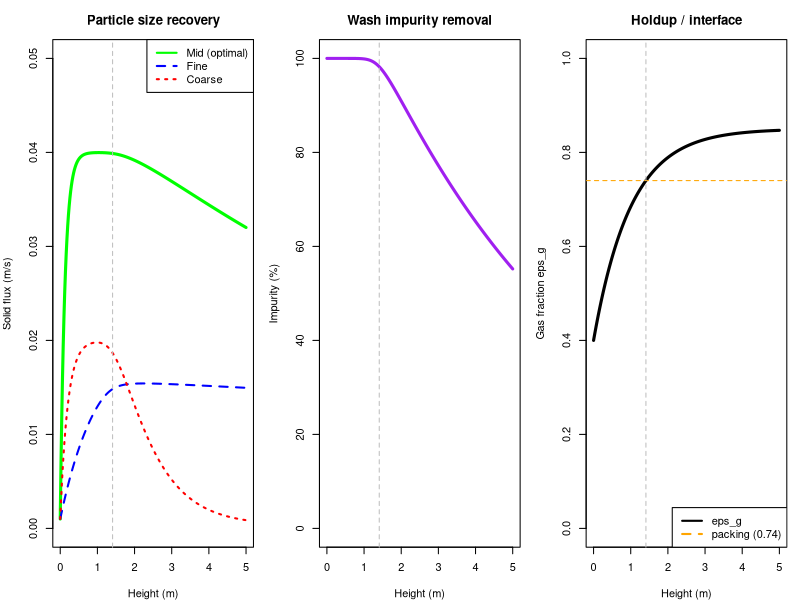

The R script that drew this image:
library(deSolve)

# =====================================================================
# SCRIPT 1: STEADY-STATE PSD & CHANNELING MODEL (foam wash column)
# =====================================================================
# Marches a lumped steady-state model up the column height z. The liquid
# holdup eps_l(z) is now a STATE VARIABLE (drainage profile), so the
# foam-liquid interface, the foam regimes, and the pressure flood limit are
# all EMERGENT instead of hard-coded.
#
# Regime is set by the local gas fraction eps_g = 1 - eps_l:
#   eps_g <  0.74           bubbly liquid POOL      -> particle ATTACHMENT
#   0.74 <= eps_g < ~0.90   wet ("snow-globe") foam -> detach + wash
#   eps_g >= ~0.90          drier / coalescing foam -> + bubble-collapse loss
# The pool<->foam switch uses a smooth blend (foam_frac) so the ODE RHS is
# continuous and a single solve is valid.
#
# Physics choices (from design discussion) -- PLACEHOLDER closures, tune later:
#   * Pressure sets bubble size: d_b ~ (P_ref/P)^(1/3) (gas compression at
#     formation). Smaller bubbles -> more interfacial area (attachment,
#     capacity) AND wetter foam (higher eps_l,eq) AND tighter Plateau borders
#     (less channeling).
#   * Drainage: eps_l relaxes from the sparger value toward a drained
#     equilibrium eps_l_eq over a length L_drain.
#   * FLOOD LIMIT: if the drained equilibrium holdup eps_l_eq >= (1-eps_g_pack)
#     the foam can never pack into a froth -> the column floods to bubbly
#     liquid (no foam zone). With the reference closure this happens ~7.8 bar.
#   * COARSE LOSS is two mechanisms: (1) buoyancy failure / intrinsic
#     detachment k_det (density too high to stay attached), and (2)
#     bubble-collapse loss k_collapse, gated by foam dryness (coalescence
#     grows as eps_g rises above packing). Fines are buoyant -> both small.
#   * Wash liquid is set by feed (Jl_wash = wash_ratio * Jl_feed); channeling
#     from Plateau-border flow maldistribution (Q ~ r^4 => ~4x CV).
# =====================================================================

params <- c(
  H_total = 5.0,
  Jg = 0.05,             # superficial gas velocity [m/s]

  # --- PRESSURE -> BUBBLE SIZE ---
  P       = 150000,      # operating pressure [Pa]
  P_ref   = 150000,      # reference pressure for the bubble-size closure [Pa]
  d_b_ref = 2.0e-3,      # bubble diameter at P_ref [m]

  # --- HOLDUP / DRAINAGE (drives the emergent interface + regimes) ---
  eps_l_sparger = 0.60,  # liquid holdup at the sparger (bubbly pool) [-]
  eps_l_dry_ref = 0.15,  # drained foam residual holdup at P_ref [-] (eps_g=0.85)
  L_drain       = 1.0,   # drainage relaxation length [m]
  eps_g_pack    = 0.74,  # gas fraction where bubbles pack into foam / flood limit
  blend_w       = 0.02,  # width of the smooth pool<->foam switch [-]

  # --- WASH LIQUID (correlated to feed so impurity can be swept) ---
  Jl_feed    = 0.004,    # feed superficial liquid velocity [m/s]
  wash_ratio = 0.5,      # wash-water : feed ratio -> sets the wash flux

  # --- PSD ATTACHMENT (pool) & CARRYING CAPACITY ---
  k_att_fine = 1.0, k_att_mid = 8.0, k_att_crs = 5.0,
  Js_max_fine = 0.02, Js_max_mid = 0.04, Js_max_crs = 0.02,   # at P_ref

  # --- PSD LOSS (foam): buoyancy-failure detachment + bubble-collapse ---
  # (1) intrinsic detachment (can't float; density too high) -> coarse worst
  k_det_fine = 0.01, k_det_mid = 0.05, k_det_crs = 1.0,
  # (2) bubble-collapse loss (dumped when films rupture) -> coarse worst
  k_col_fine = 0.05, k_col_mid = 0.30, k_col_crs = 2.0,

  # --- CHANNELING / WASH DISTRIBUTION ---
  k_drainage = 1.5,      # base impurity sweep rate [1/m]
  channel_cv = 0.35      # CV of Plateau-border widths (0 = ideal plug wash)
)

column_model_psd <- function(z, state, parameters) {
  with(as.list(c(state, parameters)), {

    # --- pressure -> bubble size -> area & foam wetness ---
    d_b         <- d_b_ref * (P_ref / P)^(1 / 3)
    area_factor <- d_b_ref / d_b               # interfacial-area ratio vs ref
    eps_l_eq    <- eps_l_dry_ref * (d_b_ref / d_b)  # wetter foam at high P

    # --- local holdup / regime ---
    eps_g     <- 1 - eps_l
    # smooth pool(0)->foam(1) switch on the packing threshold
    foam_frac <- 1 / (1 + exp(-(eps_g - eps_g_pack) / blend_w))
    U_rise    <- Jg / max(eps_g, 1e-3)         # interstitial foam rise velocity

    # --- holdup drainage (relaxes toward the drained equilibrium) ---
    deps_l <- -(eps_l - eps_l_eq) / L_drain

    # --- POOL attachment (smaller bubbles add area -> faster, more capacity)
    att_fine <- k_att_fine * area_factor * (Js_max_fine * area_factor - Js_fine)
    att_mid  <- k_att_mid  * area_factor * (Js_max_mid  * area_factor - Js_mid)
    att_crs  <- k_att_crs  * area_factor * (Js_max_crs  * area_factor - Js_crs)

    # --- FOAM loss: buoyancy-failure detachment + collapse (dryness-gated) ---
    coalescence <- max(0, eps_g - eps_g_pack)  # drier foam coalesces more
    loss_fine <- -Js_fine * (k_det_fine + k_col_fine * coalescence)
    loss_mid  <- -Js_mid  * (k_det_mid  + k_col_mid  * coalescence)
    loss_crs  <- -Js_crs  * (k_det_crs  + k_col_crs  * coalescence)

    # blend pool and foam physics
    dJs_fine <- (1 - foam_frac) * att_fine + foam_frac * loss_fine
    dJs_mid  <- (1 - foam_frac) * att_mid  + foam_frac * loss_mid
    dJs_crs  <- (1 - foam_frac) * att_crs  + foam_frac * loss_crs

    # --- washing (foam only): swept by wash liquid, penalized by channeling
    flow_cv         <- 4 * channel_cv * (d_b / d_b_ref)  # bigger bubbles worse
    Wash_Efficiency <- 1 / (1 + flow_cv^2)
    wash_strength   <- (wash_ratio * Jl_feed) / (wash_ratio * Jl_feed + Jl_feed)
    dCimp <- -foam_frac * k_drainage * Wash_Efficiency * wash_strength * C_imp

    list(c(dJs_fine, dJs_mid, dJs_crs, dCimp, deps_l))
  })
}

# --- helpers ---------------------------------------------------------------
d_b_of_P   <- function(p) p[["d_b_ref"]] * (p[["P_ref"]] / p[["P"]])^(1/3)
epsleq_of_P <- function(p) p[["eps_l_dry_ref"]] * (p[["d_b_ref"]] / d_b_of_P(p))
is_flooded  <- function(p) epsleq_of_P(p) >= (1 - p[["eps_g_pack"]])

# emergent foam-liquid interface: first z where eps_g crosses eps_g_pack
interface_height <- function(out, p) {
  eps_g <- 1 - out[, "eps_l"]
  thr   <- p[["eps_g_pack"]]
  above <- which(eps_g >= thr)
  if (length(above) == 0) return(NA_real_)   # flooded: never becomes foam
  i <- above[1]
  if (i == 1) return(out[1, "time"])
  # linear interpolation between the straddling nodes
  z0 <- out[i-1, "time"]; z1 <- out[i, "time"]
  g0 <- eps_g[i-1];       g1 <- eps_g[i]
  z0 + (thr - g0) * (z1 - z0) / (g1 - g0)
}

solve_column <- function(p) {
  state_init <- c(Js_fine = 0.001, Js_mid = 0.001, Js_crs = 0.001,
                  C_imp = 100, eps_l = p[["eps_l_sparger"]])
  z_seq <- seq(0, p[["H_total"]], by = 0.02)
  out <- ode(y = state_init, times = z_seq, func = column_model_psd, parms = p)
  as.data.frame(out)
}

# --- solve + report --------------------------------------------------------
out_psd <- solve_column(params)
names(out_psd)[1] <- "z"
out_psd$eps_g <- 1 - out_psd$eps_l

H_int <- interface_height(cbind(time = out_psd$z, eps_l = out_psd$eps_l), params)
cat(sprintf("Bubble size d_b        = %.0f um\n", d_b_of_P(params) * 1e6))
cat(sprintf("Drained holdup eps_l_eq= %.3f  (flood if >= %.2f)\n",
            epsleq_of_P(params), 1 - params[["eps_g_pack"]]))
cat(sprintf("Foam flooded?          = %s\n", ifelse(is_flooded(params), "YES", "no")))
cat(sprintf("Computed interface H_int = %s m\n",
            ifelse(is.na(H_int), "-- (flooded)", sprintf("%.2f", H_int))))
top <- out_psd[nrow(out_psd), ]
cat(sprintf("Top recovery: fine=%.4f mid=%.4f coarse=%.4f | impurity=%.1f%%\n",
            top$Js_fine, top$Js_mid, top$Js_crs, top$C_imp))

# =====================================================================
# PLOTS
# =====================================================================
par(mfrow = c(1, 3), mar = c(4, 4, 3, 1))

# 1. PSD recovery
plot(out_psd$z, out_psd$Js_mid, type = "l", col = "green", lwd = 3, ylim = c(0, 0.05),
     ylab = "Solid flux (m/s)", xlab = "Height (m)", main = "Particle size recovery")
lines(out_psd$z, out_psd$Js_fine, col = "blue", lwd = 2, lty = 2)
lines(out_psd$z, out_psd$Js_crs,  col = "red",  lwd = 2, lty = 3)
if (!is.na(H_int)) abline(v = H_int, col = "gray", lty = 2)
legend("topright", legend = c("Mid (optimal)", "Fine", "Coarse"),
       col = c("green", "blue", "red"), lty = c(1, 2, 3), lwd = 2)

# 2. Wash impurity removal
plot(out_psd$z, out_psd$C_imp, type = "l", col = "purple", lwd = 3, ylim = c(0, 100),
     ylab = "Impurity (%)", xlab = "Height (m)", main = "Wash impurity removal")
if (!is.na(H_int)) abline(v = H_int, col = "gray", lty = 2)

# 3. Holdup / regime profile (the emergent interface)
plot(out_psd$z, out_psd$eps_g, type = "l", col = "black", lwd = 3, ylim = c(0, 1),
     ylab = "Gas fraction eps_g", xlab = "Height (m)", main = "Holdup / interface")
abline(h = params[["eps_g_pack"]], col = "orange", lty = 2)
if (!is.na(H_int)) abline(v = H_int, col = "gray", lty = 2)
legend("bottomright", legend = c("eps_g", "packing (0.74)"),
       col = c("black", "orange"), lty = c(1, 2), lwd = 2)
